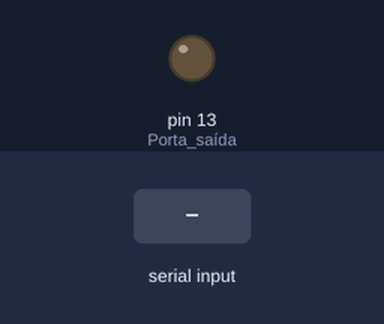
Recording of a sketch running on a simulated Arduino Uno, built with avr-gcc and run on an emulated ATmega328P. Parts: output pins drawn as LEDs (lit = HIGH). Inputs (shaded band) come from the test bench.

Above: at 1.2 s.
1.3 s: "l" received over Serial
At 2.2 s:
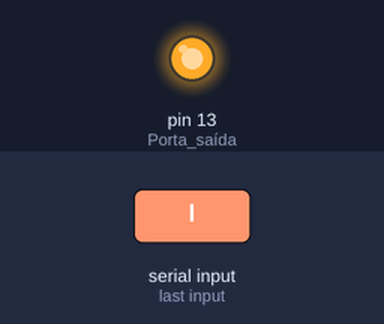
2.8 s: "d" received over Serial
At 3.3 s:
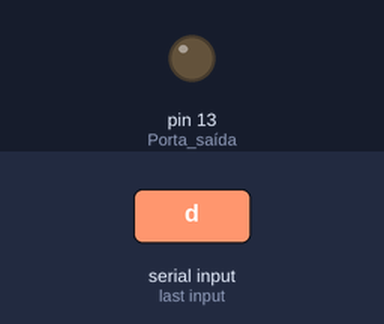
Timing chart, 0 to 5.8 s (numbered marks = the images above; inputs shaded):
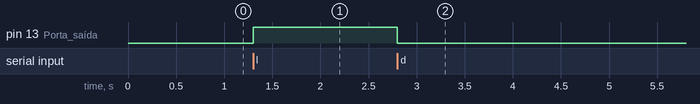

Measured:
- after the input at 1.3 s, pin 13 (Porta_saída): LOW → HIGH at once
- after the input at 2.8 s, pin 13 (Porta_saída): HIGH → LOW at once

The sketch:

ProjetoAulaBackFront.ino
```cpp
void setup() {
  pinMode(13, OUTPUT); // Porta saída
  Serial.begin(9600); // Inicializando comunicação serial
}

void loop() {
  if (Serial.available() > 0){ // Se tiver alguma interação com o serial...
    char comando = Serial.read(); // Lê a porta
    if (comando == 'l'){ // Aspas simples, se não não funciona
      digitalWrite(13, HIGH);
    }
    if (comando == 'd'){
      digitalWrite(13, LOW);
    }
  }
}

// Configurando a porta pelo cmd:
// Mostrar informações da porta: mode 'porta' (com3, no caso)
// Definindo parâmetros: mode com3 9600, n, 8

/* Transmitindo o comando pelo cmd:
    - echo l > COM3
    - echo d > COM3
*/ 
```
